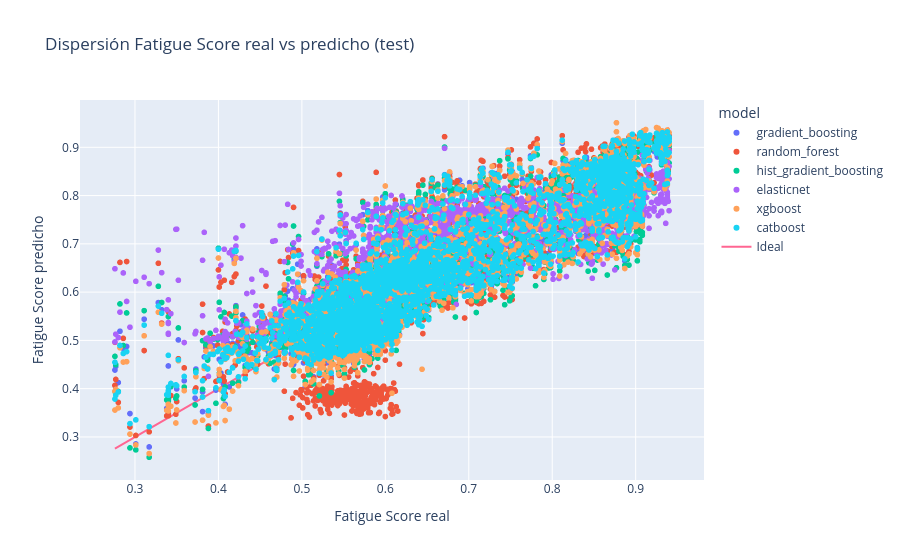
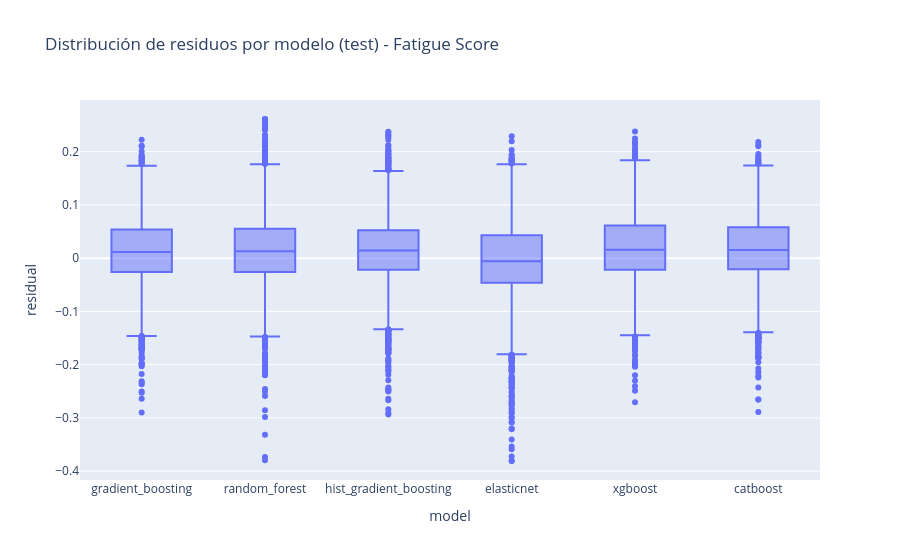

The cell these charts' notebook holds for them, in order:
### Markdown cell above
### 3. Residuals and scatters (test)

We inspect how each model performs on the test set.

### Code cell
pred_df["residual"] = pred_df["y_true"] - pred_df["y_pred"]

scatter_title = f"Dispersión {target_label} real vs predicho (test)"
fig = px.scatter(
    pred_df,
    x="y_true",
    y="y_pred",
    color="model",
    title=scatter_title,
    labels={"y_true": f"{target_label} real", "y_pred": f"{target_label} predicho"},
)
fig.add_trace(
    go.Scatter(
        x=[pred_df.y_true.min(), pred_df.y_true.max()],
        y=[pred_df.y_true.min(), pred_df.y_true.max()],
        mode="lines",
        name="Ideal",
    )
)
fig.show()

fig = px.box(
    pred_df,
    x="model",
    y="residual",
    title=f"Distribución de residuos por modelo (test) - {target_label}",
)
fig.show()

### Figure 1 — Plotly figure (JSON) as saved in the notebook; plotly's stock layout.template omitted (floating-point values rounded to 4 significant figures; data arrays with more than 128 entries replaced by an {"elided": "..."} marker saying what was removed)
{"data": [{"hovertemplate": "model=gradient_boosting<br>Fatigue Score real=%{x}<br>Fatigue Score predicho=%{y}<extra></extra>", "legendgroup": "gradient_boosting", "marker": {"color": "#636efa", "symbol": "circle"}, "mode": "markers", "name": "gradient_boosting", "showlegend": true, "type": "scattergl", "x": {"elided": "2954 float values"}, "xaxis": "x", "y": {"elided": "2954 float values"}, "yaxis": "y"}, {"hovertemplate": "model=random_forest<br>Fatigue Score real=%{x}<br>Fatigue Score predicho=%{y}<extra></extra>", "legendgroup": "random_forest", "marker": {"color": "#EF553B", "symbol": "circle"}, "mode": "markers", "name": "random_forest", "showlegend": true, "type": "scattergl", "x": {"elided": "2954 float values"}, "xaxis": "x", "y": {"elided": "2954 float values"}, "yaxis": "y"}, {"hovertemplate": "model=hist_gradient_boosting<br>Fatigue Score real=%{x}<br>Fatigue Score predicho=%{y}<extra></extra>", "legendgroup": "hist_gradient_boosting", "marker": {"color": "#00cc96", "symbol": "circle"}, "mode": "markers", "name": "hist_gradient_boosting", "showlegend": true, "type": "scattergl", "x": {"elided": "2954 float values"}, "xaxis": "x", "y": {"elided": "2954 float values"}, "yaxis": "y"}, {"hovertemplate": "model=elasticnet<br>Fatigue Score real=%{x}<br>Fatigue Score predicho=%{y}<extra></extra>", "legendgroup": "elasticnet", "marker": {"color": "#ab63fa", "symbol": "circle"}, "mode": "markers", "name": "elasticnet", "showlegend": true, "type": "scattergl", "x": {"elided": "2954 float values"}, "xaxis": "x", "y": {"elided": "2954 float values"}, "yaxis": "y"}, {"hovertemplate": "model=xgboost<br>Fatigue Score real=%{x}<br>Fatigue Score predicho=%{y}<extra></extra>", "legendgroup": "xgboost", "marker": {"color": "#FFA15A", "symbol": "circle"}, "mode": "markers", "name": "xgboost", "showlegend": true, "type": "scattergl", "x": {"elided": "2954 float values"}, "xaxis": "x", "y": {"elided": "2954 float values"}, "yaxis": "y"}, {"hovertemplate": "model=catboost<br>Fatigue Score real=%{x}<br>Fatigue Score predicho=%{y}<extra></extra>", "legendgroup": "catboost", "marker": {"color": "#19d3f3", "symbol": "circle"}, "mode": "markers", "name": "catboost", "showlegend": true, "type": "scattergl", "x": {"elided": "2954 float values"}, "xaxis": "x", "y": {"elided": "2954 float values"}, "yaxis": "y"}, {"mode": "lines", "name": "Ideal", "type": "scatter", "x": [0.276, 0.94], "y": [0.276, 0.94]}], "layout": {"legend": {"title": {"text": "model"}, "tracegroupgap": 0}, "title": {"text": "Dispersión Fatigue Score real vs predicho (test)"}, "xaxis": {"anchor": "y", "domain": [0, 1], "title": {"text": "Fatigue Score real"}}, "yaxis": {"anchor": "x", "domain": [0, 1], "title": {"text": "Fatigue Score predicho"}}}}

### Figure 2 — Plotly figure (JSON) as saved in the notebook; plotly's stock layout.template omitted (floating-point values rounded to 4 significant figures; data arrays with more than 128 entries replaced by an {"elided": "..."} marker saying what was removed)
{"data": [{"alignmentgroup": "True", "hovertemplate": "model=%{x}<br>residual=%{y}<extra></extra>", "legendgroup": "", "marker": {"color": "#636efa"}, "name": "", "notched": false, "offsetgroup": "", "orientation": "v", "showlegend": false, "type": "box", "x": {"elided": "17724 str values"}, "x0": " ", "xaxis": "x", "y": {"elided": "17724 float values"}, "y0": " ", "yaxis": "y"}], "layout": {"boxmode": "group", "legend": {"tracegroupgap": 0}, "title": {"text": "Distribución de residuos por modelo (test) - Fatigue Score"}, "xaxis": {"anchor": "y", "domain": [0, 1], "title": {"text": "model"}}, "yaxis": {"anchor": "x", "domain": [0, 1], "title": {"text": "residual"}}}}
